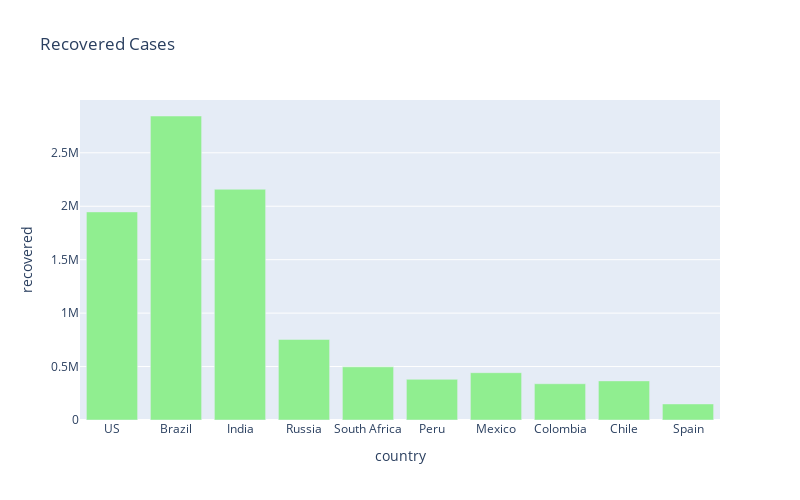

Notebook cell for this chart:
### Code cell
px.bar(
    sorted_country_df.head(10),
    x = "country",
    y = "recovered",
    title= "Recovered Cases", # the axis names
    color_discrete_sequence=["lightgreen"], 
    height=500,
    width=800
)

### Figure 1 — Plotly figure (JSON) as saved in the notebook; plotly's stock layout.template omitted (floating-point values rounded to 4 significant figures)
{"data": [{"alignmentgroup": "True", "hovertemplate": "country=%{x}<br>recovered=%{y}<extra></extra>", "legendgroup": "", "marker": {"color": "lightgreen"}, "name": "", "offsetgroup": "", "orientation": "v", "showlegend": false, "textposition": "auto", "type": "bar", "x": ["US", "Brazil", "India", "Russia", "South Africa", "Peru", "Mexico", "Colombia", "Chile", "Spain"], "xaxis": "x", "y": [1947035, 2844318, 2158946, 753868, 497169, 380730, 442782, 339124, 366063, 150376], "yaxis": "y"}], "layout": {"barmode": "relative", "height": 500, "legend": {"tracegroupgap": 0}, "title": {"text": "Recovered Cases"}, "width": 800, "xaxis": {"anchor": "y", "domain": [0, 1], "title": {"text": "country"}}, "yaxis": {"anchor": "x", "domain": [0, 1], "title": {"text": "recovered"}}}}
